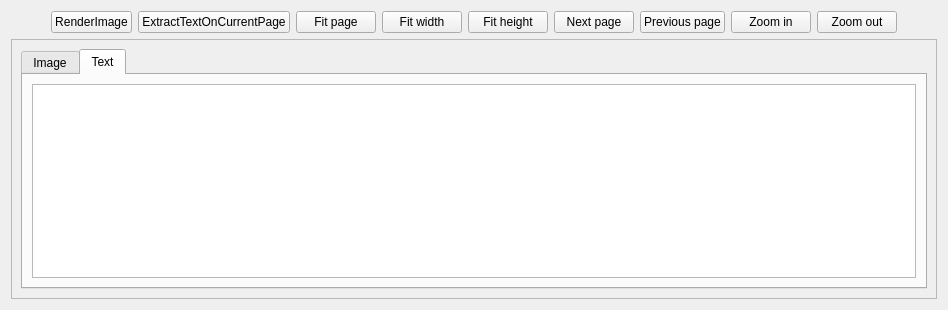
          <widget class="QWidget" name="tab_2">
           <attribute name="title">
            <string>PDF Viewer</string>
           </attribute>
           <layout class="QVBoxLayout" name="verticalLayout_14">
            <item>
             <layout class="QHBoxLayout" name="horizontalLayout_13">
              <item>
               <spacer name="horizontalSpacer_7">
                <property name="orientation">
                 <enum>Qt::Horizontal</enum>
                </property>
                <property name="sizeHint" stdset="0">
                 <size>
                  <width>40</width>
                  <height>20</height>
                 </size>
                </property>
               </spacer>
              </item>
              <item>
               <widget class="QPushButton" name="pushButton_pdf_to_image">
                <property name="text">
                 <string>RenderImage</string>
                </property>
               </widget>
              </item>
              <item>
               <widget class="QPushButton" name="pushButton_extract_pdf_text">
                <property name="text">
                 <string>ExtractTextOnCurrentPage</string>
                </property>
               </widget>
              </item>
              <item>
               <widget class="QPushButton" name="pushButton_fit_page">
                <property name="sizePolicy">
                 <sizepolicy hsizetype="Fixed" vsizetype="Fixed">
                  <horstretch>0</horstretch>
                  <verstretch>0</verstretch>
                 </sizepolicy>
                </property>
                <property name="text">
                 <string>Fit page</string>
                </property>
               </widget>
              </item>
              <item>
               <widget class="QPushButton" name="pushButton_fit_width">
                <property name="sizePolicy">
                 <sizepolicy hsizetype="Fixed" vsizetype="Fixed">
                  <horstretch>0</horstretch>
                  <verstretch>0</verstretch>
                 </sizepolicy>
                </property>
                <property name="text">
                 <string>Fit width</string>
                </property>
               </widget>
              </item>
              <item>
               <widget class="QPushButton" name="pushButton_fit_height">
                <property name="sizePolicy">
                 <sizepolicy hsizetype="Fixed" vsizetype="Fixed">
                  <horstretch>0</horstretch>
                  <verstretch>0</verstretch>
                 </sizepolicy>
                </property>
                <property name="text">
                 <string>Fit height</string>
                </property>
               </widget>
              </item>
              <item>
               <widget class="QPushButton" name="pushButton_next">
                <property name="sizePolicy">
                 <sizepolicy hsizetype="Fixed" vsizetype="Fixed">
                  <horstretch>0</horstretch>
                  <verstretch>0</verstretch>
                 </sizepolicy>
                </property>
                <property name="text">
                 <string>Next page</string>
                </property>
               </widget>
              </item>
              <item>
               <widget class="QPushButton" name="pushButton_previous">
                <property name="sizePolicy">
                 <sizepolicy hsizetype="Fixed" vsizetype="Fixed">
                  <horstretch>0</horstretch>
                  <verstretch>0</verstretch>
                 </sizepolicy>
                </property>
                <property name="text">
                 <string>Previous page</string>
                </property>
               </widget>
              </item>
              <item>
               <widget class="QPushButton" name="pushButton_zoomin">
                <property name="sizePolicy">
                 <sizepolicy hsizetype="Fixed" vsizetype="Fixed">
                  <horstretch>0</horstretch>
                  <verstretch>0</verstretch>
                 </sizepolicy>
                </property>
                <property name="text">
                 <string>Zoom in</string>
                </property>
               </widget>
              </item>
              <item>
               <widget class="QPushButton" name="pushButton_zoomout">
                <property name="sizePolicy">
                 <sizepolicy hsizetype="Fixed" vsizetype="Fixed">
                  <horstretch>0</horstretch>
                  <verstretch>0</verstretch>
                 </sizepolicy>
                </property>
                <property name="text">
                 <string>Zoom out</string>
                </property>
               </widget>
              </item>
              <item>
               <spacer name="horizontalSpacer_5">
                <property name="orientation">
                 <enum>Qt::Horizontal</enum>
                </property>
                <property name="sizeHint" stdset="0">
                 <size>
                  <width>40</width>
                  <height>20</height>
                 </size>
                </property>
               </spacer>
              </item>
             </layout>
            </item>
            <item>
             <widget class="QFrame" name="frame_7">
              <property name="frameShape">
               <enum>QFrame::StyledPanel</enum>
              </property>
              <property name="frameShadow">
               <enum>QFrame::Raised</enum>
              </property>
              <layout class="QHBoxLayout" name="horizontalLayout_18">
               <item>
                <widget class="QTabWidget" name="tabWidget_4">
                 <property name="currentIndex">
                  <number>1</number>
                 </property>
                 <widget class="QWidget" name="tab_9">
                  <attribute name="title">
                   <string>Image</string>
                  </attribute>
                  <layout class="QHBoxLayout" name="horizontalLayout_9">
                   <item>
                    <widget class="View" name="widget_pdf_viewer" native="true"/>
                   </item>
                  </layout>
                 </widget>
                 <widget class="QWidget" name="tab_10">
                  <attribute name="title">
                   <string>Text</string>
                  </attribute>
                  <layout class="QHBoxLayout" name="horizontalLayout_24">
                   <item>
                    <widget class="QPlainTextEdit" name="plainTextEdit_pdf_text">
                     <property name="font">
                      <font>
                       <pointsize>14</pointsize>
                      </font>
                     </property>
                    </widget>
                   </item>
                  </layout>
                 </widget>
                </widget>
               </item>
              </layout>
             </widget>
            </item>
           </layout>
          </widget>
